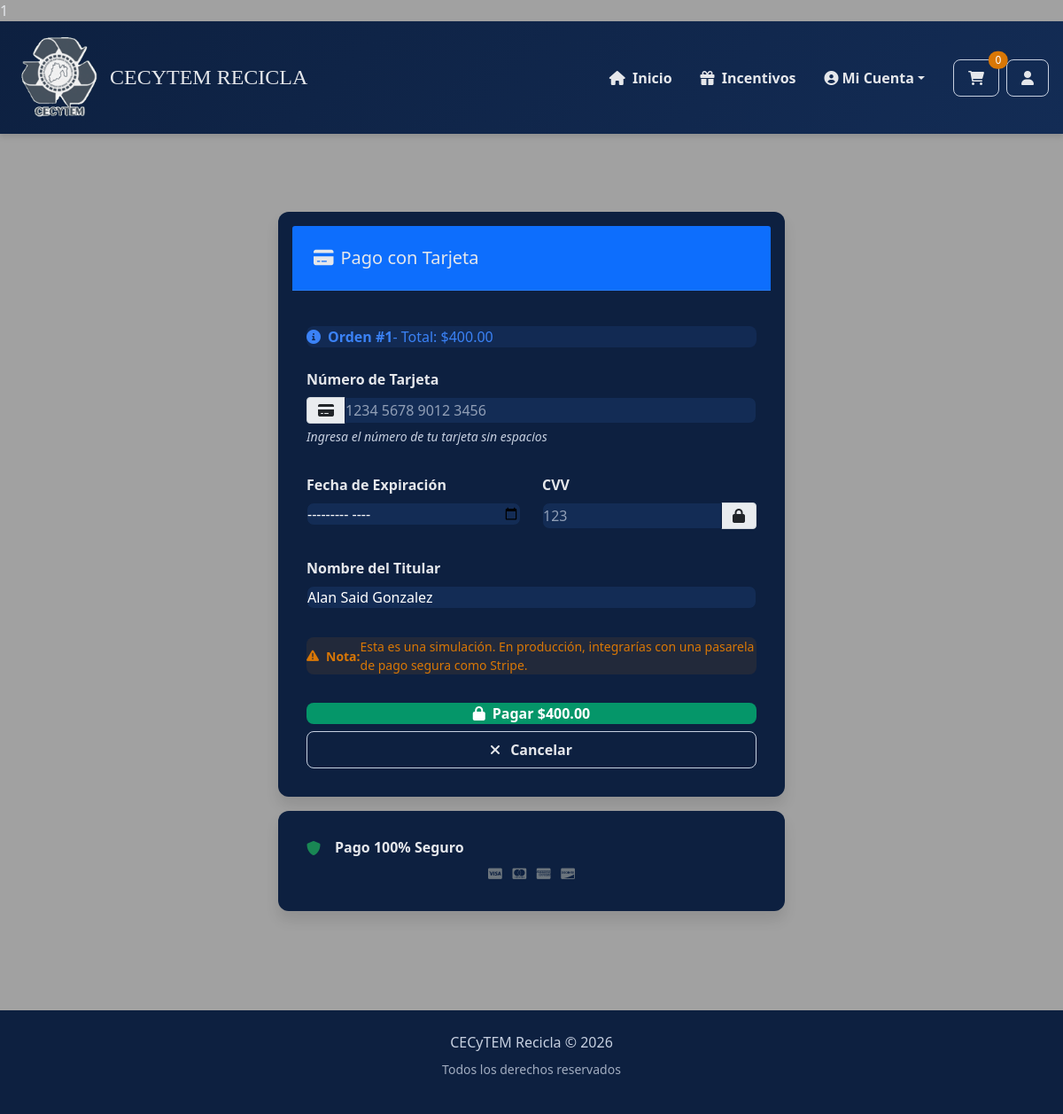
The app's page /pago/tarjeta/1/ (signed in) with its own data.
### applications/MarketPlace/models.py (models this page shows, shortened)
class OrdenVenta(models.Model):
    ESTADO_ORDEN = [
        ('completada', 'Completada'),
        ('pendiente', 'Pendiente'),
    ]
    id_orden = models.AutoField(primary_key=True)
    id_usuario_vendedor = models.ForeignKey(
        Usuario,
        related_name='ventas_realizadas',
        on_delete=models.CASCADE
    )
    id_usuario_comprador = models.ForeignKey(
        Usuario,
        related_name='compras_realizadas',
        on_delete=models.CASCADE
    )
    fecha = models.DateTimeField(auto_now_add=True)
    estado_orden = models.CharField(
        max_length=15,
        choices=ESTADO_ORDEN,
        default='pendiente'
    )
    total = models.DecimalField(max_digits=10, decimal_places=2)
    class Meta:
        verbose_name = 'Orden de venta'
        verbose_name_plural = 'Órdenes de venta'
        ordering = ['-fecha']  # Más recientes primero
        indexes = [
            models.Index(fields=['id_usuario_vendedor']),
            models.Index(fields=['id_usuario_comprador']),
            models.Index(fields=['estado_orden']),
            models.Index(fields=['fecha']),
        ]
        constraints = [
            models.CheckConstraint(
                check=models.Q(total__gte=0),
                name='total_positivo'
            ),
        ]

class Usuario(models.Model):
    ROLES = [
        ('comprador', 'Comprador'),
        ('vendedor', 'Vendedor'),
        ('admin', 'Administrador'),
    ]
    id_usuario = models.AutoField(primary_key=True)
    nombre = models.CharField(max_length=50, blank=True, null=True)
    apellido_paterno = models.CharField(max_length=50, blank=True, null=True)
    apellido_materno = models.CharField(max_length=50, blank=True, null=True)
    rol = models.CharField(max_length=10, choices=ROLES, null=False)
    fecha_registro = models.DateTimeField(auto_now_add=True)
    estado = models.CharField(max_length=100, blank=True, null=True)
    telefono = models.CharField(max_length=15, blank=True, null=True)
    password = models.CharField(max_length=200, null=False)
    correo = models.EmailField(max_length=80)
    class Meta:
        verbose_name = 'Usuario'
        verbose_name_plural = 'Usuarios'
        ordering = ['-fecha_registro']
        indexes = [
            models.Index(fields=['rol']),
            models.Index(fields=['fecha_registro']),
        ]

### applications/MarketPlace/views.py (the view, shortened to what this page needs)
# urls.py: path('pago/tarjeta/<int:orden_id>/', procesar_tarjeta, name='procesar_tarjeta'),
@login_requerido
def procesar_tarjeta(request, orden_id):
    usuario_id = request.session.get('usuario_id')
    usuario = get_object_or_404(Usuario, id_usuario=usuario_id)
    orden = get_object_or_404(OrdenVenta, id_orden=orden_id, id_usuario_comprador=usuario)
    return render(request, 'MarketPlace/pago_tarjeta.html', {
        'orden': orden,
        'usuario': usuario,
    })

### applications/MarketPlace/utils.py (called while the page is built)
def login_requerido(view_func):
    @wraps(view_func)
    def wrapper(request, *args, **kwargs):
        if 'usuario_id' not in request.session:
            return redirect('login')
        if 'usuario_id' in request.session:
            from .models import Carrito, ItemCarrito
            try:
                carrito = Carrito.objects.get(id_usuario_id=request.session['usuario_id'])
                items_count = ItemCarrito.objects.filter(id_carrito=carrito).count()
                request.session['carrito_count'] = items_count
            except Carrito.DoesNotExist:
                request.session['carrito_count'] = 0
        return view_func(request, *args, **kwargs)
    return wrapper

### Templates/Marketplace/pago_tarjeta.html (shortened to what this page needs)
{% extends "./navegación.html" %}
{% load static %}
{% block pag %}
<div class="container py-4 desktop-container">
    <div class="row justify-content-center">
        <div class="col-lg-6">
            <div class="card publish-card">
                <div class="card-header bg-primary text-white publish-header">
                    <h4 class="mb-0 form-title">
                        <i class="fas fa-credit-card me-2"></i>Pago con Tarjeta
                    </h4>
                </div>
                <div class="card-body">
                    <div class="alert alert-info mb-4 publish-alert alert-info">
                        <i class="fas fa-info-circle me-2"></i>
                        <strong>Orden #{{ orden.id_orden }}</strong> - Total: ${{ orden.total }}
                    </div>
                    <form method="post" id="tarjeta-form" class="login-form">
                        <div class="mb-3">
                            <label for="numero_tarjeta" class="form-label">Número de Tarjeta</label>
                            <div class="input-group">
                                <span class="input-group-text">
                                    <i class="fas fa-credit-card"></i>
                                </span>
                                <input type="text" class="form-control login-input" id="numero_tarjeta"
                                       name="numero_tarjeta" placeholder="1234 5678 9012 3456"
                                       required maxlength="19">
                            </div>
                            <div class="form-help">Ingresa el número de tu tarjeta sin espacios</div>
                        </div>
                        <div class="row mb-3">
                            <div class="col-md-6">
                                <label for="fecha_expiracion" class="form-label">Fecha de Expiración</label>
                                <input type="month" class="form-control login-input" id="fecha_expiracion"
                                       name="fecha_expiracion" required>
                            </div>
                            <div class="col-md-6">
                                <label for="cvv" class="form-label">CVV</label>
                                <div class="input-group">
                                    <input type="text" class="form-control login-input" id="cvv"
                                           name="cvv" placeholder="123" required maxlength="4">
                                    <span class="input-group-text">
                                        <i class="fas fa-lock"></i>
                                    </span>
                                </div>
                            </div>
                        </div>
                        <div class="mb-3">
                            <label for="nombre_titular" class="form-label">Nombre del Titular</label>
                            <input type="text" class="form-control login-input" id="nombre_titular"
                                   name="nombre_titular" value="{{ usuario.nombre }} {{ usuario.apellido_paterno }}"
                                   required>
                        </div>
                        <div class="alert alert-warning small publish-alert alert-warning">
                            <i class="fas fa-exclamation-triangle me-2"></i>
                            <strong>Nota:</strong> Esta es una simulación. En producción,
                            integrarías con una pasarela de pago segura como Stripe.
                        </div>
                        <div class="d-grid gap-2">
                            <button type="submit" class="btn btn-success btn-lg login-btn">
                                <i class="fas fa-lock me-2"></i>
                                Pagar ${{ orden.total }}
                            </button>
                            <a href="{% url 'checkout' %}" class="btn btn-outline-secondary marketplace-btn-outline">
                                <i class="fas fa-times me-2"></i>
                                Cancelar
                            </a>
                        </div>
                    </form>
                </div>
            </div>
            <div class="card mt-3 publish-card">
                <div class="card-body text-center">
                    <h6 class="mb-2 form-label">
                        <i class="fas fa-shield-alt text-success me-2"></i>
                        Pago 100% Seguro
                    </h6>
                    <div class="small text-muted">
                        <i class="fab fa-cc-visa me-2"></i>
                        <i class="fab fa-cc-mastercard me-2"></i>
                        <i class="fab fa-cc-amex me-2"></i>
                        <i class="fab fa-cc-discover"></i>
                    </div>
                </div>
            </div>
        </div>
    </div>
</div>
{% endblock %}

### records on screen
OrdenVenta: id_orden "1", total "400.00"
Usuario: nombre_titular "Alan Said Gonzalez"
